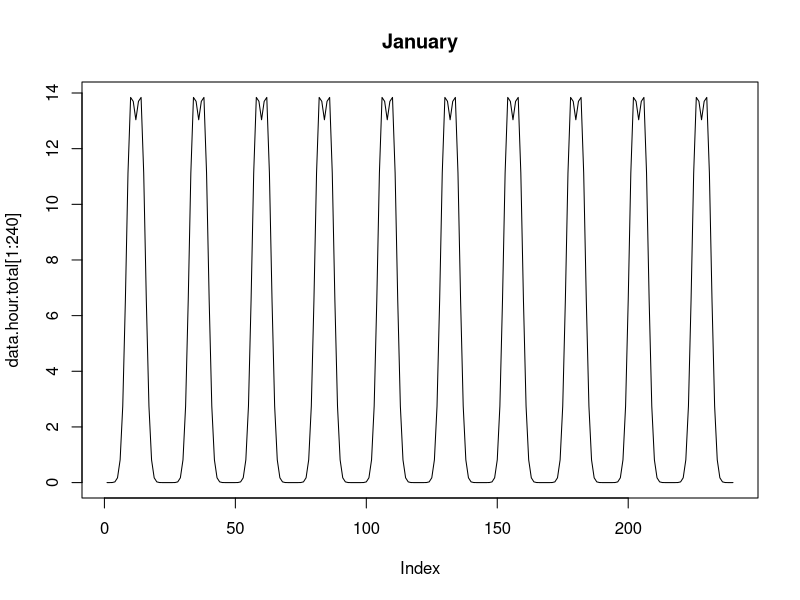
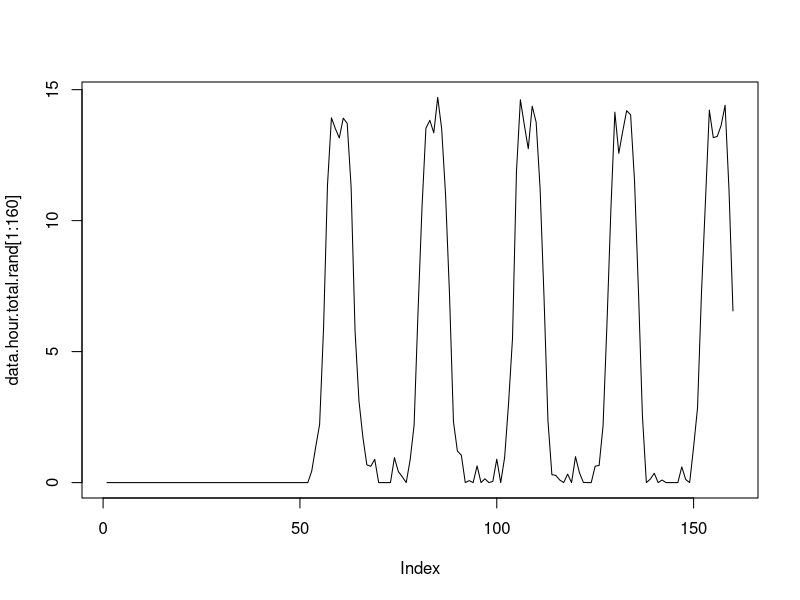

Here is the R script that generated these plots, in order:
# Create List
rm(list = ls())

# Define avg daily kWh consumption per month
data.month <- c(111, 111, 111, 111, 111, 111, 111, 111, 111, 111, 111, 111)

# Define Days per Month
days.per.month <- c(31,28,31,30,31,30,31,31,30,31,30,31)

# Append Days to Month
data.day <- c()
for(i in 1:11){
  data.day <- append(data.day, seq(from = data.month[i], to = data.month[i+1],
                                   length = days.per.month[i]))
}
data.day <- append(data.day, seq(from = data.month[12], to = data.month[1],
                                 length = days.per.month[12]))

# Create Daily Hours Sequence
hour.ind <- seq(from = 1, to = 24, length = 24)

# normally distributed daily consumption: Peak at 10:00 and 14:00, Low at 12:00
# first peak
data.hour1.dnorm <- dnorm(hour.ind, mean = 10, sd = 1.7)
data.hour1.dnorm.corr <- data.hour1.dnorm*5.7
data.hour1.dnorm.corr.sum <- sum(data.hour1.dnorm.corr)
data.hour1.dnorm.corr.perc <- data.hour1.dnorm.corr/data.hour1.dnorm.corr.sum

# first peak
data.hour2.dnorm <- dnorm(hour.ind, mean = 14, sd = 1.7)
data.hour2.dnorm.corr <- data.hour2.dnorm*5.7
data.hour2.dnorm.corr.sum <- sum(data.hour2.dnorm.corr)
data.hour2.dnorm.corr.perc <- data.hour2.dnorm.corr/data.hour2.dnorm.corr.sum

# Appened distribution to Date.Hour list for peak 1 and 2
data.hour1 <- c()
for(i in 1:365){
    data.hour1 <- append(data.hour1, data.day[i]*data.hour1.dnorm.corr.perc)
}
data.hour2 <- c()
for(i in 1:365){
  data.hour2 <- append(data.hour2, data.day[i]*data.hour2.dnorm.corr.perc)
}

# Merge peak1 and peak2 into one dataSet
data.hour.total = (data.hour1 + data.hour2) * 0.5

# Randomize data
data.hour.total.rand <- c()
for(i in 1:8760){
  data.hour.total.rand <- append(data.hour.total.rand, rnorm(1, mean = data.hour.total[i], sd = 0.5))
}


# Set negative values to 0
data.hour.total.rand[data.hour.total.rand<0] <- 0

# set consumption = 0 on weekends. 01.01.2022 = saturday
# 1 to 48 = 0, 49 to 168 = original values
listLength = length(data.hour.total.rand)

dateTimeCount = 1
weekCount = 1
while (weekCount <= 52) {
  nHourPerWeek = 1
  while (nHourPerWeek <= 48) { # is it a saturday or sunday?
    data.hour.total.rand[dateTimeCount] = 0 # set consumption = 0
    nHourPerWeek = nHourPerWeek+1
    dateTimeCount = dateTimeCount+1
  }
  while (nHourPerWeek <= 168) {
    nHourPerWeek = nHourPerWeek+1
    dateTimeCount = dateTimeCount+1
  }
  weekCount = weekCount+1
}

# Plotting  
par(mfrow = c(1,1))
plot(data.hour.total[1:240], type = "l", main = "January")

# Plotting
summary(data.hour.total.rand)
par(mfrow = c(1,1))
plot(data.hour.total.rand[1:160], type = "l")

# round data.hour.rand to 2 digits
managementConsumption = round(data.hour.total.rand, digits = 4)


# Creating dateTime list
start <- as.POSIXct("2022-01-01")
interval <- 60
end <- start + as.difftime(365, units="days")
dateTime = seq(from=start, by=interval*60, to=end - 1)

# Add dateTime list to Output
output <- as.data.frame(dateTime)

# Adding date.hour to Output
output["managementConsumption (kWh)"] <- as.data.frame(managementConsumption)

# Write Output to CSV
output
write.csv(output,"managementConsumption_dummyData.csv", row.names = FALSE)